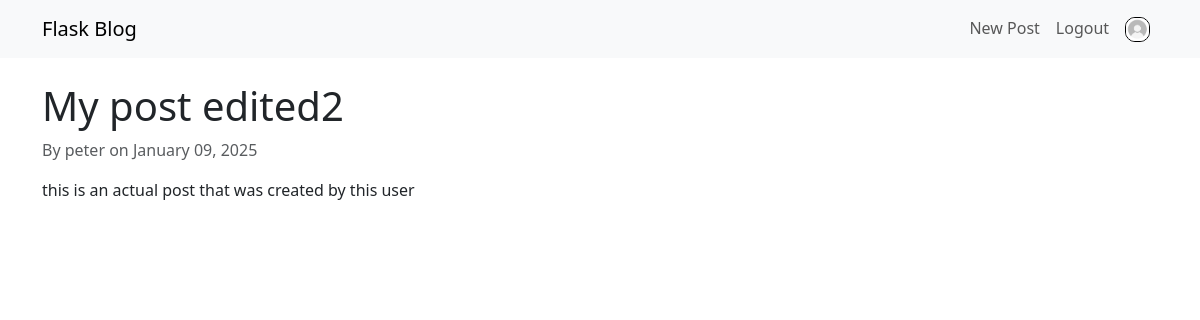
The app's page /post/2 (signed in) with its own data.
### app/models.py (models this page shows, shortened)
class User(db.Model, UserMixin):
    id = db.Column(db.Integer, primary_key=True)
    username = db.Column(db.String(20), unique=True, nullable=False)
    email = db.Column(db.String(120), unique=True, nullable=False)
    image_file = db.Column(db.String(20), nullable=False, default='default.jpg')
    password = db.Column(db.String(60), nullable=False)
    posts = db.relationship('Post', back_populates='user')

class Post(db.Model):
    id = db.Column(db.Integer, primary_key=True)
    title = db.Column(db.String(100), nullable=False)
    content = db.Column(db.Text, nullable=False)
    date_posted = db.Column(db.DateTime, nullable=False, default=datetime.utcnow)
    user_id = db.Column(db.Integer, db.ForeignKey('user.id'), nullable=False)
    user = db.relationship('User', back_populates='posts')

### app/routes.py (the view)
@app.route("/post/<int:post_id>")
def post(post_id):
    post = Post.query.get_or_404(post_id)
    form = PostForm()
    return render_template('post_view.html',form=form, post=post)

### app/models.py (called while the page is built)
@login_manager.user_loader
def load_user(user_id):
    return User.query.get(int(user_id))

### app/templates/post_view.html (shortened to what this page needs)
{% extends "base.html" %}
{% block content %}
<h1>{{ post.title }}</h1>
<p class="text-muted">By {{ post.user.username }} on {{ post.date_posted.strftime('%B %d, %Y') }}</p>
<p>{{ post.content }}</p>
{% endblock %}

### app/templates/base.html (shortened to what this page needs)
<!DOCTYPE html>
<html lang="en">
<head>
    <link href="https://cdn.jsdelivr.net/npm/bootstrap@5.3.0-alpha3/dist/css/bootstrap.min.css" rel="stylesheet">
</head>
<body>
    <nav class="navbar navbar-expand-lg navbar-light bg-light">
        <div class="container">
            <a class="navbar-brand" href="{{ url_for('home') }}">Flask Blog</a>
            <div class="collapse navbar-collapse" id="navbarNav">
                <ul class="navbar-nav ms-auto">
                    {% if current_user.is_authenticated %}
                        <li class="nav-item">
                            <a class="nav-link" href="{{ url_for('new_post') }}">New Post</a>
                        </li>
                        <li class="nav-item">
                            <a class="nav-link" href="{{ url_for('logout') }}">Logout</a>
                        </li>
                        <li class="nav-item">
                            <a class="nav-link" href="{{ url_for('account')}}"><img src="{{ url_for('static', filename='profile_pics/' + current_user.image_file ) }}" style="height: 25px; border: black 1px solid; border-radius: 10px;" alt="Profile Picture"></a>
                        </li>
                    {% endif %}
                </ul>
            </div>
        </div>
    </nav>
    <div class="container mt-4">
        {% block content %}{% endblock %}
    </div>
</body>
</html>

### records on screen
User: image_file (placeholder picture)
Post: title "My post edited2", date_posted "January 09, 2025", content "this is an actual post that was created by this user"
User: user.username "peter"
